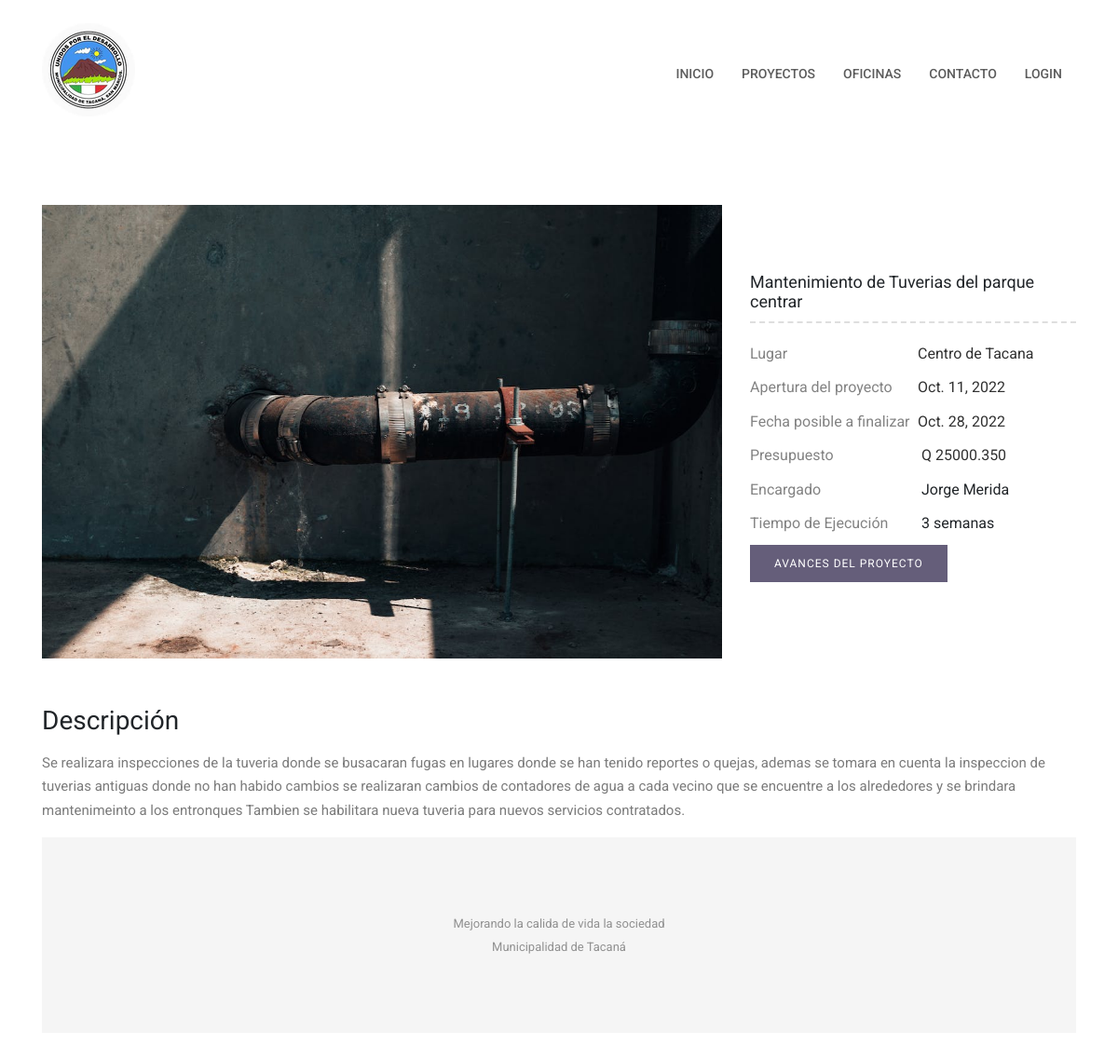
The page /home/detallesproject/2/ on the database its author committed.
### apps/home/models.py (models this page shows, shortened)
class proyectoslist(models.Model):
    nombre =models.CharField(max_length=250, verbose_name='Nombre',blank=True)
    lugar= models.CharField(max_length=200, verbose_name='Lugar', blank=True)
    fechaApertura = models.DateField(verbose_name="FechaFinal", blank=True)
    fechaFinal = models.DateField(verbose_name='FechaFinal', blank=True)
    presupuesto = models.DecimalField(max_digits=20,decimal_places=3,verbose_name='Presupuesto', blank=True)
    encargado  = models.ForeignKey(encargados, on_delete=models.CASCADE, blank=True)
    tipoProyecto = models.ForeignKey(tipoProyecto, on_delete=models.CASCADE, blank=True, default=1)
    tiempo = models.CharField(max_length=30, verbose_name='Tiempo', blank=True)
    descripcio = models.TextField(verbose_name='Descripcio',blank=True)
    foto = models.FileField(upload_to="images/",verbose_name='Foto', blank=True)
    fecha_alta= models.DateTimeField(auto_now_add=True, verbose_name='Fecha alta')
    fecha_actualizacion = models.DateTimeField(auto_now_add=True, verbose_name='Fecha de Actualizacion')

class encargados(models.Model):
    nombre= models.CharField(max_length=60, verbose_name='Nombre', blank=True)
    dpi =models.CharField(max_length=15, verbose_name='DPI', blank=True)
    telefono = models.CharField(max_length=15, verbose_name='Telefono', blank=True)
    email = models.EmailField(verbose_name='Email', blank=True)
    profesion = models.CharField(max_length=35, verbose_name='Profesion', blank=True)
    fecha_alta= models.DateTimeField(auto_now_add=True, verbose_name='Fecha alta')
    fecha_actualizacion = models.DateTimeField(auto_now_add=True, verbose_name='Fecha de Actualizacion')
    def __str__(self):
        return self.nombre

### apps/home/views.py (the view)
# urls.py: path('detallesproject/<int:pk>/', detallesProject.as_view(), name='detallesproject'),
class detallesProject(DetailView):
    model =proyectoslist
    template_name = 'detallesProject.html'

### apps/home/templates/detallesProject.html (shortened to what this page needs)
{% load static %}
<!DOCTYPE html>
<html lang="en">
<head>
  <link rel="stylesheet" href="{% static 'plugins/bootstrap/bootstrap.min.css'%}">
  <link rel="stylesheet" href="{% static 'plugins/Ionicons/css/ionicons.min.css'%}">
  <link rel="stylesheet" href="{% static 'plugins/animate-css/animate.css'%}">
  <link rel="stylesheet" href="{% static 'plugins/magnific-popup/magnific-popup.css'%}">
  <link rel="stylesheet" href="{% static 'plugins/slick/slick.css'%}">
  <link rel="stylesheet" href="{% static 'css/style.css'%}">
</head>
<body id="body">
<header class="navigation">
	<div class="container">
		<div class="row">
			<div class="col-lg-12">
				<nav class="navbar navbar-expand-lg p-0">
					<a class="navbar-brand" href="{% url 'home:index'%}">
						<img src="{% static 'images/logo.png'%}" alt="Logo">
					</a>
					<div class="collapse navbar-collapse ml-auto" id="navbarsExample09">
						<ul class="navbar-nav ml-auto">
							<li class="nav-item">
								<a class="nav-link" href="{% url 'home:index'%}">Inicio</a>
							</li>
              <li class="nav-item">
								<a class="nav-link active" href="{% url 'home:proyectosA'%}">Proyectos</a>
							</li>
							<li class="nav-item "><a class="nav-link" href="{% url 'home:oficinas'%}">Oficinas</a></li>
							<li class="nav-item @@contact"><a class="nav-link" href="{% url 'home:contacto'%}">Contacto</a></li>
							<li class="nav-item @@contact"><a class="nav-link" href="{% url 'home:login'%}">Login</a></li>
						</ul>
					</div>
				</nav>
			</div>
		</div>
	</div>
</header>
<section class="portfolio-single-page section-sm">
  <div class="container">
    <div class="row align-items-center">
      <div class="col-xl-8 col-lg-7">
        <div class="portfolio-single-slider">
          <div><img class="img-fluid" src="{{object.foto.url}}"></div>
        </div>
      </div>
      <div class="col-xl-4 col-lg-5 mt-5 mt-lg-0">
        <div class="project-details">
          <h4>{{object.nombre}}</h4>
          <ul>
            <li><span> Lugar</span><strong>{{object.lugar}}</strong></li>
            <li><span> Apertura del proyecto</span><strong>{{object.fechaApertura}}</strong></li>
            <li><span> Fecha posible a finalizar </span><strong>{{object.fechaFinal}}</strong></li>
            <li><span> Presupuesto</span><strong> Q {{object.presupuesto}}</strong></li>
            <li><span>Encargado</span> {{object.encargado}}</li>
            <li><span>Tiempo de Ejecución</span> {{object.tiempo}}</li>
            <li><a href="{% url 'home:avances' object.id%}" class="btn btn-small">Avances del Proyecto</a></li>
          </ul>
        </div>
      </div>
    </div>
    <div class="row">
      <div class="col-md-12">
        <div class="project-content mt-50">
          <h2 class="mb-3">Descripción</h2>
          <p>{{object.descripcio}}</p>
      </div>
    </div>
  </div>
<footer class="footer">
  <div class="container">
    <div class="row">
      <div class="col-md-12">
        <p class="copyright mb-0">Mejorando la calida de vida la sociedad
          <br>Municipalidad de Tacaná
        </p>
      </div>
    </div>
  </div>
</footer>
    </body>
    </html>

### apps/home/static/css/style.css (style rules this page uses)
body { line-height: 1.65; font-family: "Roboto", sans-serif; -webkit-font-smoothing: antialiased; }
h1, h2, h3, h4, h5, h6 { font-family: "Roboto", sans-serif; }
h1, h2, h3, h4, h5, h6 { font-weight: 400; }
h2 { font-size: 28px; }
h4 { font-size: 18px; }
p { color: #7B7B7B; font-size: 15px; font-family: "Roboto", sans-serif; line-height: 1.7; }
ol, ul { margin: 0; padding: 0; list-style: none; }
a, a:focus, a:hover { text-decoration: none; outline: 0; color: #655E7A; }
.slick-slide { outline: 0; }
.btn-main, .btn-small, .btn-transparent { background: #655E7A; color: #fff; display: inline-block; font-size: 14px; letter-spacing: 1px; padding: 14px 35px; text-transform: uppercase; border-radius: 0; transition: all 0.2s ease; }
.btn-small { padding: 10px 25px; font-size: 12px; }
.mt-50 { margin-top: 50px; }
.section-sm { padding: 70px 0; }
header { background: #fff; padding: 20px 0; }
header .navbar { margin-bottom: 0px; border: 0px; }
header .navbar-brand { padding-top: 5px; }
.navigation { background: #fff; padding: 20px 0; }
.navigation .navbar { margin-bottom: 0px; border: 0px; }
.navigation .navbar-brand { padding-top: 5px; }
.navigation .navbar { background: none; border: 0px; }
.navigation .navbar .navbar-nav { padding-top: 10px; }
.navigation .navbar .navbar-nav > li > a { color: #5C5C5C; padding: 10px 15px; font-weight: 500; font-size: 14px; text-transform: uppercase; transition: 0.3s; }
.portfolio-single-page .project-details h4 { margin-bottom: 20px; padding-bottom: 10px; border-bottom: 2px dashed #dedede; }
.portfolio-single-page .project-details span { color: #838383; width: 180px; display: inline-block; }
.portfolio-single-page .project-details strong { color: #313131; font-weight: normal; }
.portfolio-single-page .project-details ul li { margin-bottom: 10px; }
.portfolio-single-slider { cursor: -webkit-grab; cursor: grab; }
.footer { background: #F5F5F5; text-align: center; padding: 80px 0; }
.footer p { font-size: 13px; line-height: 25px; color: #919191; }

### rows shown on the page
proyectoslist: foto (picture), nombre "Mantenimiento de Tuverias del parque centrar", lugar "Centro de Tacana", fechaApertura "Oct. 11, 2022", fechaFinal "Oct. 28, 2022", presupuesto "25000.350", encargado "Jorge Merida", tiempo "3 semanas", descripcio "Se realizara inspecciones de la tuveria donde se busacaran fugas en lugares donde se han tenido reportes o quejas, ademas se tomara en cuenta la inspeccion de tuverias antiguas donde no han habido cambios se realizaran cambios de contadores de agua a cada vecino que se encuentre a los alrededores y se brindara mantenimeinto a los entronques Tambien se habilitara nueva tuveria para nuevos servicios contratados."
